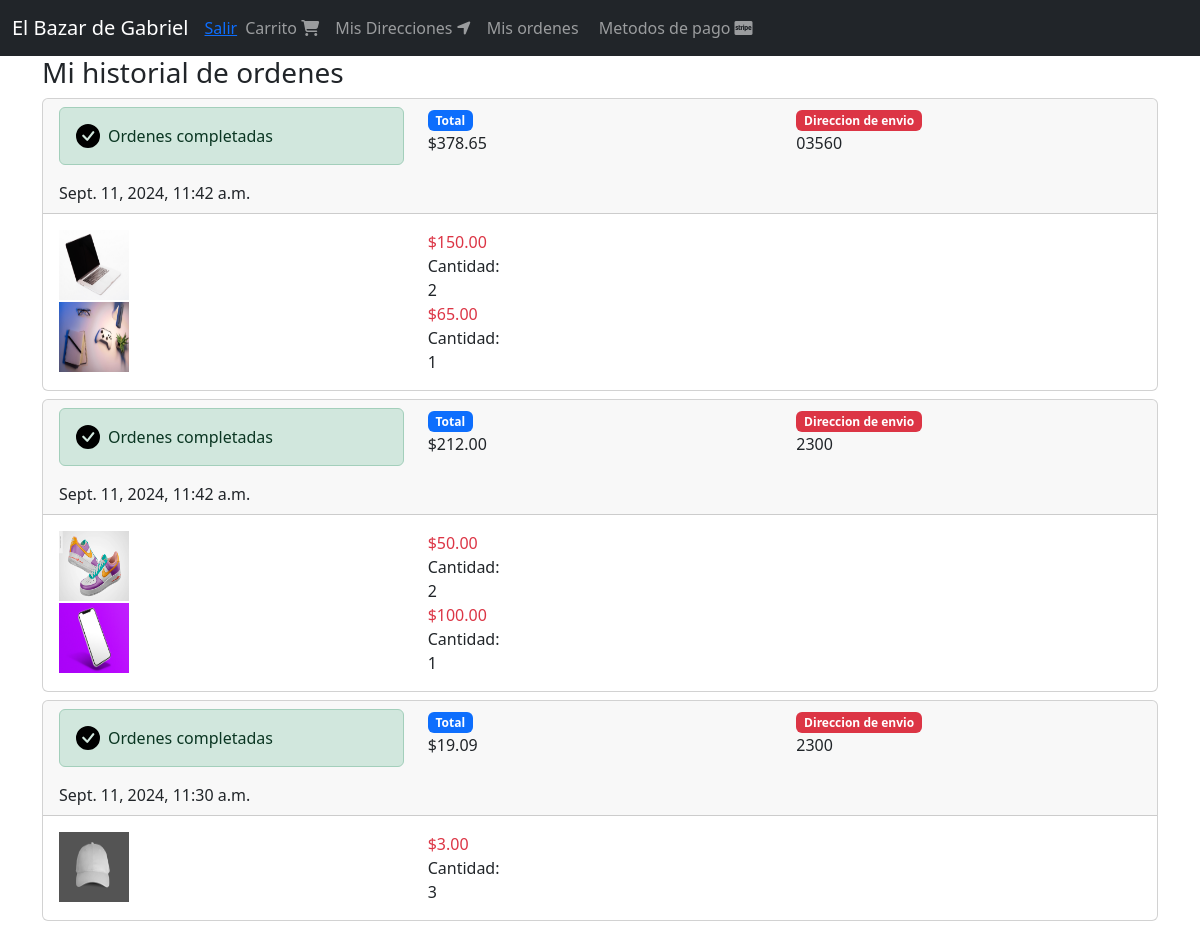
Page /orden/completados (signed in) on the earlier database version.
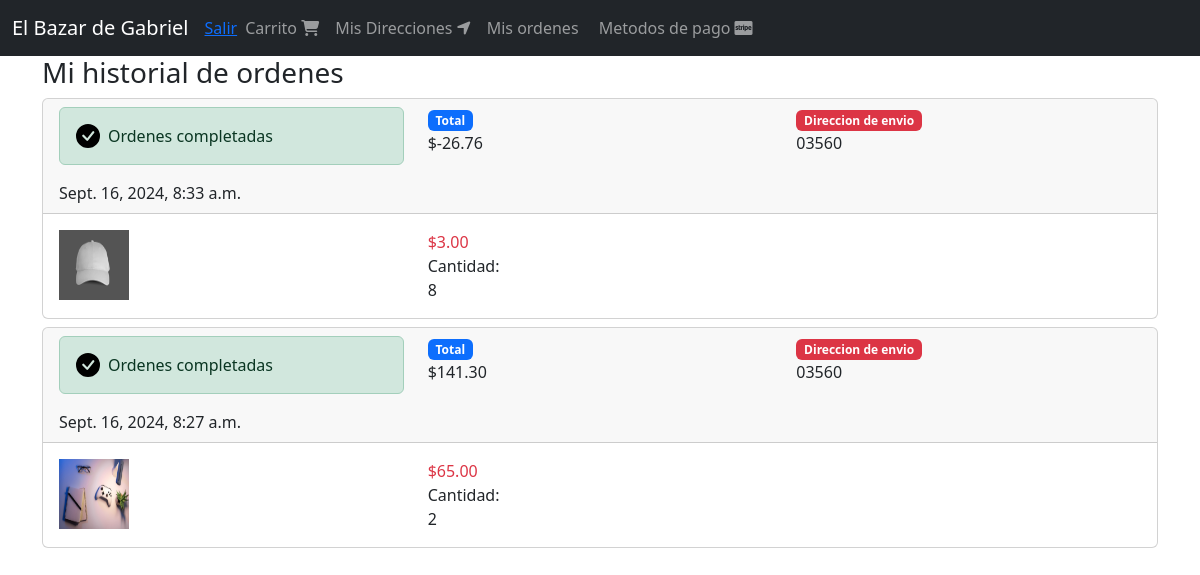
Same page on the later database version.
### orden/models.py (models this page shows, shortened)
class Orden(models.Model):
    ordenID = models.CharField(max_length=100, null=False, blank=False, unique=True)
    user = models.ForeignKey(User, on_delete=models.CASCADE)
    cart = models.ForeignKey(Cart, on_delete=models.CASCADE)
    status = models.CharField(max_length=40, choices=choices, default=OrdenStatus.CREATED)
    envio_total = models.DecimalField(default=10, max_digits=9, decimal_places=2)
    total = models.DecimalField(max_digits=10, decimal_places=2, default=0.00)
    created_at = models.DateTimeField(auto_now_add=True)
    direccion_envio = models.ForeignKey(DireccionEnvio, null=True, blank=True, on_delete=models.CASCADE)
    promo_codigo = models.OneToOneField(PromoCodigo, null=True, blank=True, on_delete=models.CASCADE)

### DirEnvio/models.py (models this page shows, shortened)
class DireccionEnvio(models.Model):
    user = models.ForeignKey(User, null=False, blank=False, on_delete=models.CASCADE)
    line1 = models.CharField(max_length=300)
    line2 = models.CharField(max_length=300, blank=True)
    city = models.CharField(max_length=100)
    state = models.CharField(max_length=100)
    country = models.CharField(max_length=50)
    reference = models.CharField(max_length=300)
    postal_code = models.CharField(max_length=10, null=False, blank=False)
    default = models.BooleanField(default=False)
    created_at = models.DateTimeField(auto_now_add=True)
    def __str__(self):
        return self.postal_code

### carts/models.py (models this page shows, shortened)
class CartProduct(models.Model):
    cart = models.ForeignKey(Cart, on_delete=models.CASCADE)
    product = models.ForeignKey(Product, on_delete=models.CASCADE)
    quantity = models.IntegerField(default=1)
    created_at = models.DateTimeField(auto_now_add=True)
    objects = CartProductManager()

### products/models.py (models this page shows, shortened)
class Product(models.Model):
    titles = models.CharField(max_length=40)
    description = models.TextField()
    price = models.DecimalField(max_digits=8, decimal_places=2, default=0.0)
    image = models.ImageField(upload_to = 'products/', null=False, blank=True)
    created_at = models.DateTimeField(auto_now_add=True)
    slug = models.SlugField(max_length=200, null=False, blank=False, unique=True)

### orden/views.py (the view)
# urls.py: path('completados', views.OrdenViews.as_view(), name='completados'),
class OrdenViews(LoginRequiredMixin, ListView):
    login_url = 'login'
    template_name = 'orden/ordenes.html'
    def get_queryset(self):
        return self.request.user.ordenes_completadas()

### carts/models.py (called while the page is built)
    def product_related(self):
        return self.cartproduct_set.select_related('product')

### products/templatetags/funcion_tag.py (called while the page is built)
@register.filter()
def precio_tag(value):
    return '${0:.2f}'.format(value)

### users/models.py (called while the page is built)
    def ordenes_completadas(self):
        return self.orden_set.filter(status=OrdenStatus.COMPLETED).order_by('-id')

### orden/templates/orden/ordenes.html
{% extends 'base.html' %}
{% block content %}
<div class="col">
    <div class="h3">
        Mi historial de ordenes
    </div>
    <div>
        {% for orden in object_list %}
        {% include 'orden/snippets/orden.html' %}
        {% endfor %}
    </div>
</div>
{% endblock %}

### templates/base.html (shortened to what this page needs)
{% load static %}
<!DOCTYPE html>
<html lang="en">
<head>
    <link href="https://cdn.jsdelivr.net/npm/bootstrap@5.3.3/dist/css/bootstrap.min.css"
    rel="stylesheet"
>
    <link rel="stylesheet" href={% static 'css/stilo.css' %}>
</head>
<body>
    {% include 'navbar.html' %}
<div class="container">
    <div class="row">
        {% block content %}
        {% endblock %}
    </div>
</div>
</body>
</html>

### templates/navbar.html (shortened to what this page needs)
<nav class="navbar navbar-expand-lg navbar-dark bg-dark" >
{% url 'carts' as cart %}
{% url 'direccion_envio' as direccion_envio %}
{% url 'completados' as completados %}
{% url 'crear' as crear %}
    <div class="container-fluid">
      <a class="navbar-brand" href="{% url 'index' %}"> El Bazar de Gabriel </a>
      <div class="collapse navbar-collapse" id="navbarNavDropdown">
      {% if user.is_authenticated %}
        <ul class='navbar-nav'>
        <li class='navbar-item'>
          <a class="navbar-link" href="{% url 'salir' %}">
            Salir</a>
          </li>
                  </ul>
          {% endif %}
                  <ul class='navbar-nav'>
                    <li class='nav-item'>
                      <a class='nav-link' href="{% url 'cart' %}">
                        Carrito <span class="fas fa-shopping-cart"></span></a>
                    </li>
                  </ul>
                  {% if user.is_authenticated %}
                  <ul class='navbar-nav'>
                    <li class='nav-item'>
                      <a class='nav-link' href="{% url 'direccion_envio' %}">
                        Mis Direcciones <span class="fas fa-location-arrow"></span></a>
                    </li>
                    <ul class='navbar-nav'>
                      <li class='nav-item'>
                        <a class='nav-link' href="{% url 'completados' %}">
                          Mis ordenes </a>
                      </li>
                      <ul class='navbar-nav'>
                        <li class='nav-item'>
                          <a class='nav-link' href="{% url 'crear' %}">
                            Metodos de pago <span class="fab fa-cc-stripe"></span></a>
                        </li>
                      </ul>
                  {% endif %}
                  </ul>
      </div>
    </div>
  </nav>

### orden/templates/orden/snippets/orden.html (shortened to what this page needs)
{% load funcion_tag %}
<div class="card mb-2">
    <div class="card-header">
        <div class="row">
            <div class="col-4">
                <div class="alert alert-success d-flex align-items-center" role="alert">
                    <svg class="bi flex-shrink-0 me-2" width="24" height="24" role="img"
                    aria-label="Success:"><use xlink:href="#check-circle-fill"/></svg>
                    <div>
                      Ordenes completadas
                    </div>
                  </div>
                  <div>
                    {{orden.created_at}}
                </div>
            </div>
            <div class="col-4">
                <div class="badge bg-primary">
                    Total
                </div>
                <div>
                   {{orden.total | precio_tag}}
                </div>
            </div>
            <div class="col-4">
                <div class="badge bg-danger">
                    Direccion de envio
                </div>
                <div>
                    {{orden.direccion_envio}}
                </div>
            </div>
        </div>
    </div>
    <div class="card-body">
        {% for i in orden.cart.product_related %}
        {% with product=i.product %}
        <div class="row">
            <div class="col-4">
                {% if product.image %}
                <img src="{{product.image.url}}" alt="" width="70" height="70">
                {% endif %}
            </div>
            <div class="col-4">
                <div class="text-danger">
                    {{product.price | precio_tag}}
                </div>
                <div class="col-4">
                    Cantidad:
                </div>
                <div>
                    {{i.quantity}}
                </div>
            </div>
        </div>
        {% endwith %}
        {% endfor %}
    </div>
</div>

Differences in the rows shown:
removed Orden: created_at "Sept. 11, 2024, 11:42 a.m.", total|precio_tag "$378.65", direccion_envio "03560"
removed CartProduct: product.image (picture), product.price|precio_tag "$150.00", quantity "2", shown under "Sept. 11, 2024, 11:42 a.m."
removed CartProduct: product.image (picture), product.price|precio_tag "$65.00", quantity "1", shown under "Sept. 11, 2024, 11:42 a.m."
removed Orden: created_at "Sept. 11, 2024, 11:42 a.m.", total|precio_tag "$212.00", direccion_envio "2300"
removed CartProduct: product.image (picture), product.price|precio_tag "$50.00", quantity "2", shown under "Sept. 11, 2024, 11:42 a.m."
removed CartProduct: product.image (picture), product.price|precio_tag "$100.00", quantity "1", shown under "Sept. 11, 2024, 11:42 a.m."
removed Orden: created_at "Sept. 11, 2024, 11:30 a.m.", total|precio_tag "$19.09", direccion_envio "2300"
removed CartProduct: product.image (picture), product.price|precio_tag "$3.00", quantity "3", shown under "Sept. 11, 2024, 11:30 a.m."
added Orden: created_at "Sept. 16, 2024, 8:33 a.m.", total|precio_tag "$-26.76", direccion_envio "03560"
added CartProduct: product.image (picture), product.price|precio_tag "$3.00", quantity "8", shown under "Sept. 16, 2024, 8:33 a.m."
added Orden: created_at "Sept. 16, 2024, 8:27 a.m.", total|precio_tag "$141.30", direccion_envio "03560"
added CartProduct: product.image (picture), product.price|precio_tag "$65.00", quantity "2", shown under "Sept. 16, 2024, 8:27 a.m."
